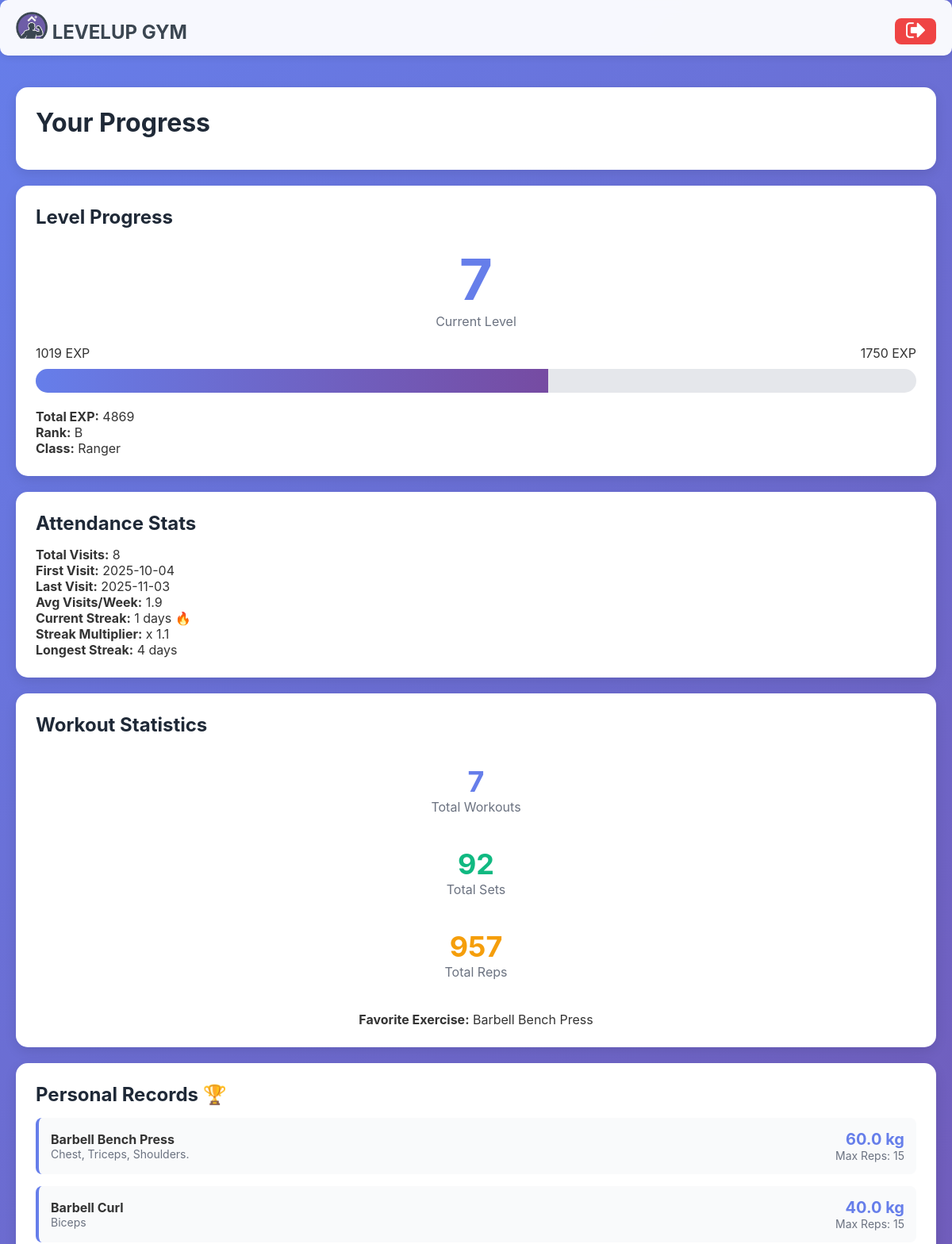
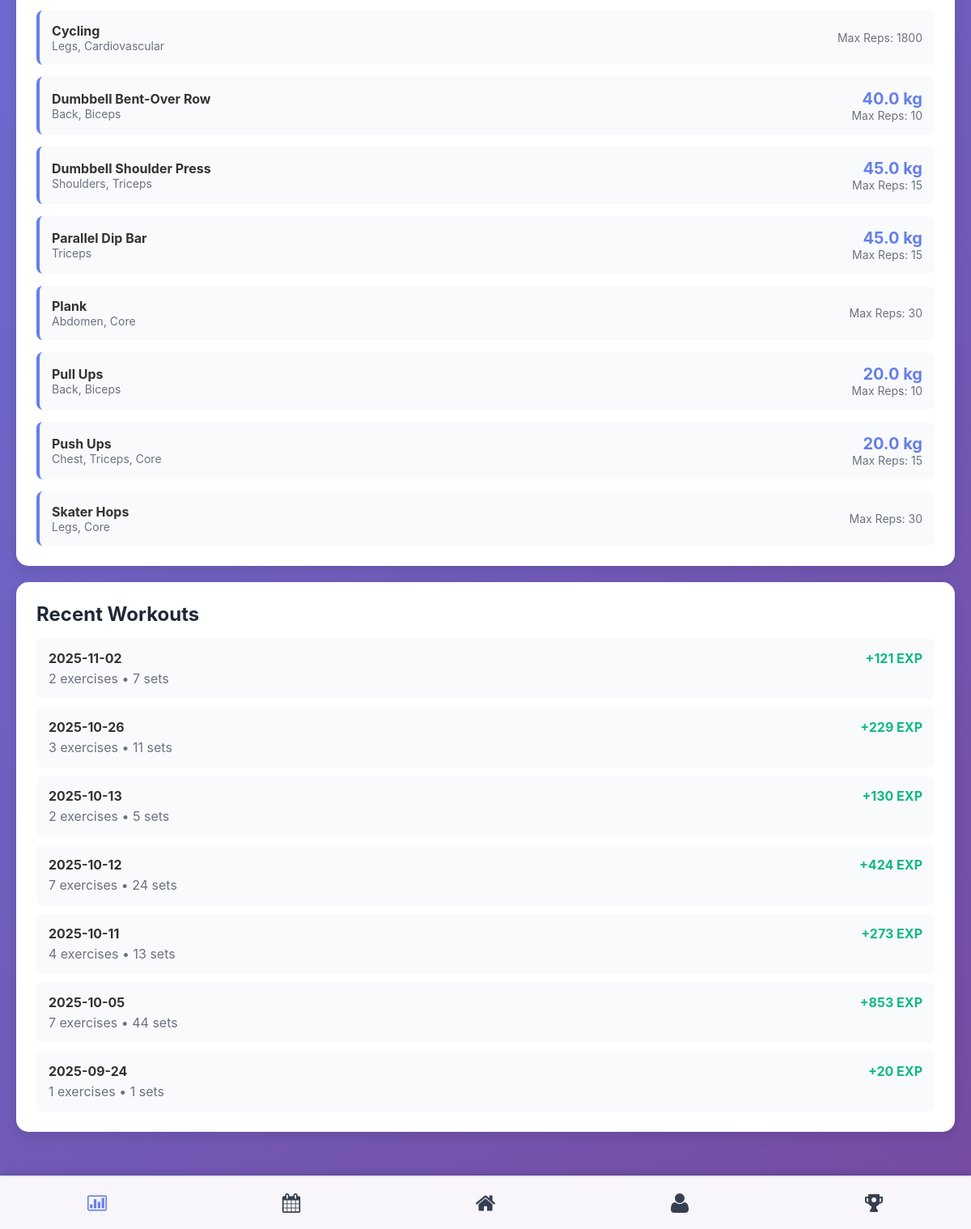
Screenshot of /progress (signed in) with the database file from the repository (2 pictures, top to bottom).
### tables this page shows
CREATE TABLE client_gamification (
                gamification_id INTEGER PRIMARY KEY AUTOINCREMENT,
                client_id INTEGER UNIQUE NOT NULL,
                current_level INTEGER DEFAULT 1,
                current_exp INTEGER DEFAULT 0,
                total_exp INTEGER DEFAULT 0,
                rank TEXT DEFAULT 'E',
                client_class TEXT,
                class_unlocked_at_level INTEGER, current_streak INTEGER DEFAULT 0, longest_streak INTEGER DEFAULT 0, total_reps INTEGER DEFAULT 0, workouts_completed INTEGER DEFAULT 0,
                FOREIGN KEY (client_id) REFERENCES clients(client_id) ON DELETE CASCADE
            );

CREATE TABLE client_streaks (
                streak_id INTEGER PRIMARY KEY AUTOINCREMENT,
                client_id INTEGER UNIQUE NOT NULL,
                current_streak INTEGER DEFAULT 0,
                longest_streak INTEGER DEFAULT 0,
                last_attendance_date DATE,
                streak_multiplier REAL DEFAULT 1.0,
                FOREIGN KEY (client_id) REFERENCES clients(client_id) ON DELETE CASCADE
            );

CREATE TABLE exercises (
                exercise_id INTEGER PRIMARY KEY AUTOINCREMENT,
                name TEXT UNIQUE NOT NULL,
                description TEXT,
                exercise_type TEXT,
                target_muscle TEXT,
                difficulty_level TEXT,
                base_exp INTEGER DEFAULT 10,
                image_path TEXT,
                created_date DATETIME DEFAULT CURRENT_TIMESTAMP
            );

CREATE TABLE workout_logs (
                log_id INTEGER PRIMARY KEY AUTOINCREMENT,
                client_id INTEGER NOT NULL,
                exercise_id INTEGER NOT NULL,
                workout_date DATE NOT NULL,
                set_number INTEGER NOT NULL,
                reps_completed INTEGER,
                weight_used REAL,
                exp_earned INTEGER DEFAULT 0,
                "measurement" TEXT,
                timestamp DATETIME DEFAULT CURRENT_TIMESTAMP,
                FOREIGN KEY (client_id) REFERENCES clients(client_id) ON DELETE CASCADE,
                FOREIGN KEY (exercise_id) REFERENCES exercises(exercise_id) ON DELETE CASCADE
            );

### main.py (the view)
@app.route('/progress')
@login_required
def progress():
    client_id = session['client_id']
    client = Client.get_by_id(client_id)
    progress_data = gamification.get_client_progress(client_id)
    workout_history = workout_logger.get_workout_history(client_id, limit=10)
    attendance_stats = attendance_ctrl.get_attendance_stats(client_id)
    workout_stats = workout_logger.get_workout_stats(client_id)
    personal_records = workout_logger.get_personal_records(client_id)
    return render_template('progress.html',
                         client=client,
                         progress=progress_data,
                         workout_history=workout_history,
                         attendance_stats=attendance_stats,
                         workout_stats=workout_stats,
                         personal_records=personal_records)

### controllers/gamification_controller.py (called while the page is built)
    def _get_gamification_data(self, client_id):
        query = 'SELECT * FROM client_gamification WHERE client_id=?'
        result = self.db.execute_query(query, (client_id,))
        return dict(result[0]) if result else None

    def _get_streak_data(self, client_id):
        query = 'SELECT * FROM client_streaks WHERE client_id=?'
        result = self.db.execute_query(query, (client_id,))
        return dict(result[0]) if result else None

### controllers/workout_logger.py (called while the page is built)
    def get_workout_history(self, client_id, limit=10):
        query = '''
            SELECT workout_date, COUNT(DISTINCT exercise_id) as exercises_count,
                   COUNT(*) as total_sets, SUM(exp_earned) as total_exp
            FROM workout_logs
            WHERE client_id=?
            GROUP BY workout_date
            ORDER BY workout_date DESC
            LIMIT ?
        '''
        results = self.db.execute_query(query, (client_id, limit))
        history = []
        for row in results:
            history.append({
                'date': row['workout_date'],
                'exercises_count': row['exercises_count'],
                'total_sets': row['total_sets'],
                'total_exp': row['total_exp']
            })
        return history

### database/db_manager.py (called while the page is built)
    def connect(self):
        self.conn = sqlite3.connect(self.db_name)
        self.conn.row_factory = sqlite3.Row  # Access columns by name
        self.cursor = self.conn.cursor()

    def disconnect(self):
        if self.conn:
            self.conn.close()

    def execute_query(self, query, params=None):
        self.connect()
        if params:
            self.cursor.execute(query, params)
        else:
            self.cursor.execute(query)
        results = self.cursor.fetchall()
        self.disconnect()
        return results

### main.py (called while the page is built)
def login_required(f):
    @wraps(f)
    def decorated_function(*args, **kwargs):
        if 'client_id' not in session:
            return redirect(url_for('login'))
        return f(*args, **kwargs)
    return decorated_function

### templates/progress.html (shortened to what this page needs)
{% extends "base.html" %}
{% block content %}
<div class="card">
    <h1>Your Progress</h1>
</div>
<div class="grid grid-2">
    <div class="card">
        <h2>Level Progress</h2>
        <div style="text-align: center; margin: 20px 0;">
            <div style="font-size: 72px; font-weight: bold; color: #667eea;">{{ progress.level }}</div>
            <div style="color: #6b7280;">Current Level</div>
        </div>
        <div style="margin: 20px 0;">
            <div style="display: flex; justify-content: space-between; margin-bottom: 10px;">
                <span>{{ progress.current_exp }} EXP</span>
                <span>{{ progress.next_level_exp }} EXP</span>
            </div>
            <div style="background: #e5e7eb; height: 30px; border-radius: 15px; overflow: hidden;">
                <div style="background: linear-gradient(90deg, #667eea 0%, #764ba2 100%); height: 100%; width: {{ progress.progress_percentage }}%;"></div>
            </div>
        </div>
        <p><strong>Total EXP:</strong> {{ progress.total_exp }}</p>
        <p><strong>Rank:</strong> {{ progress.rank }}</p>
        {% if progress.class %}
        <p><strong>Class:</strong> {{ progress.class }}</p>
        {% endif %}
    </div>
    <div class="card">
        <h2>Attendance Stats</h2>
        {% if attendance_stats %}
        <p><strong>Total Visits:</strong> {{ attendance_stats.total_visits }}</p>
        <p><strong>First Visit:</strong> {{ attendance_stats.first_visit }}</p>
        <p><strong>Last Visit:</strong> {{ attendance_stats.last_visit }}</p>
        <p><strong>Avg Visits/Week:</strong> {{ attendance_stats.avg_visits_per_week }}</p>
        <p><strong>Current Streak:</strong> {{ progress.streak }} days 🔥</p>
        <p><strong>Streak Multiplier:</strong> x {{ progress.streak_multiplier }}</p>
        <p><strong>Longest Streak:</strong> {{ progress.longest_streak }} days</p>
        {% else %}
        <p>No attendance data yet. Start your journey today!</p>
        {% endif %}
    </div>
</div>
<div class="card">
    <h2>Workout Statistics</h2>
    {% if workout_stats %}
    <div class="grid grid-3">
        <div style="text-align: center; padding: 20px;">
            <div style="font-size: 36px; font-weight: bold; color: #667eea;">{{ workout_stats.total_workouts }}</div>
            <div style="color: #6b7280;">Total Workouts</div>
        </div>
        <div style="text-align: center; padding: 20px;">
            <div style="font-size: 36px; font-weight: bold; color: #10b981;">{{ workout_stats.total_sets }}</div>
            <div style="color: #6b7280;">Total Sets</div>
        </div>
        <div style="text-align: center; padding: 20px;">
            <div style="font-size: 36px; font-weight: bold; color: #f59e0b;">{{ workout_stats.total_reps }}</div>
            <div style="color: #6b7280;">Total Reps</div>
        </div>
    </div>
    {% if workout_stats.favorite_exercise %}
    <p style="text-align: center; margin-top: 20px;"><strong>Favorite Exercise:</strong> {{ workout_stats.favorite_exercise }}</p>
    {% endif %}
    {% else %}
    <p>Start working out to see your stats!</p>
    {% endif %}
</div>
{% if personal_records %}
<div class="card">
    <h2>Personal Records 🏆</h2>
    <div style="display: grid; gap: 15px;">
        {% for record in personal_records %}
        <div style="padding: 15px; background: #f9fafb; border-radius: 8px; border-left: 4px solid #667eea;">
            <div style="display: flex; justify-content: space-between; align-items: center;">
                <div>
                    <strong>{{ record.exercise }}</strong>
                    <div style="color: #6b7280; font-size: 14px;">{{ record.target_muscle }}</div>
                </div>
                <div style="text-align: right;">
                    {% if record.max_weight %}
                    <div style="font-size: 20px; font-weight: bold; color: #667eea;">{{ record.max_weight }} kg</div>
                    {% endif %}
                    <div style="color: #6b7280; font-size: 14px;">Max Reps: {{ record.max_reps }}</div>
                </div>
            </div>
        </div>
        {% endfor %}
    </div>
</div>
{% endif %}
<div class="card">
    <h2>Recent Workouts</h2>
    {% if workout_history %}
    <div style="display: grid; gap: 10px;">
        {% for workout in workout_history %}
        <div style="padding: 15px; background: #f9fafb; border-radius: 8px;">
            <div style="display: flex; justify-content: space-between;">
                <strong>{{ workout.date }}</strong>
                <span style="color: #10b981; font-weight: bold;">+{{ workout.total_exp }} EXP</span>
            </div>
            <div style="color: #6b7280; margin-top: 5px;">
                {{ workout.exercises_count }} exercises • {{ workout.total_sets }} sets
            </div>
        </div>
        {% endfor %}
    </div>
    {% else %}
    <p>No workout history yet. Complete your first workout!</p>
    {% endif %}
</div>
{% endblock %}

### templates/base.html (style rules this page uses)
* { margin: 0; padding: 0; box-sizing: border-box; }
body { font-family: -apple-system, BlinkMacSystemFont, 'Segoe UI', Roboto, Oxygen, Ubuntu, Cantarell, sans-serif; background: linear-gradient(135deg, #667eea 0%, #764ba2 100%); min-height: 100vh; color: #333; padding-bottom: 80px; }
.card { background: white; border-radius: 15px; padding: 25px; margin-bottom: 20px; box-shadow: 0 5px 15px rgba(0,0,0,0.1); }
h1, h2, h3 { color: #1f2937; margin-bottom: 15px; }

### rows the page displays
client_gamification: current_exp "1019", total_exp "4869", class "Ranger"
client_streaks: streak_multiplier "1.1"
exercises: favorite_exercise "Barbell Bench Press", exercise "Barbell Bench Press", target_muscle "Chest, Triceps, Shoulders.", max_weight "60.0", max_reps "15"
exercises: exercise "Barbell Curl", target_muscle "Biceps", max_weight "40.0", max_reps "15"
exercises: exercise "Cycling", target_muscle "Legs, Cardiovascular", max_reps "1800"
exercises: exercise "Dumbbell Bent-Over Row", target_muscle "Back, Biceps", max_weight "40.0", max_reps "10"
exercises: exercise "Dumbbell Shoulder Press", target_muscle "Shoulders, Triceps", max_weight "45.0", max_reps "15"
exercises: exercise "Parallel Dip Bar", target_muscle "Triceps", max_weight "45.0", max_reps "15"
exercises: exercise "Plank", target_muscle "Abdomen, Core", max_reps "30"
exercises: exercise "Pull Ups", target_muscle "Back, Biceps", max_weight "20.0", max_reps "10"
exercises: exercise "Push Ups", target_muscle "Chest, Triceps, Core", max_weight "20.0", max_reps "15"
exercises: exercise "Skater Hops", target_muscle "Legs, Core", max_reps "30"
workout_logs: date "2025-09-24", total_exp "20", exercises_count "1", total_sets "1"

### other values shown
{{ progress.level }} "7"
{{ progress.next_level_exp }} "1750"
{{ progress.rank }} "B"
{{ attendance_stats.total_visits }} "8"
{{ attendance_stats.first_visit }} "2025-10-04"
{{ attendance_stats.last_visit }} "2025-11-03"
{{ attendance_stats.avg_visits_per_week }} "1.9"
{{ progress.streak }} "1"
{{ progress.longest_streak }} "4"
{{ workout_stats.total_workouts }} "7"
{{ workout_stats.total_sets }} "92"
{{ workout_stats.total_reps }} "957"
{{ workout.date }} "2025-11-02" "2025-10-26" "2025-10-13" "2025-10-12" "2025-10-11" "2025-10-05"
{{ workout.total_exp }} "121" "229" "130" "424" "273" "853"
{{ workout.exercises_count }} "2" "3" "2" "7" "4" "7"
